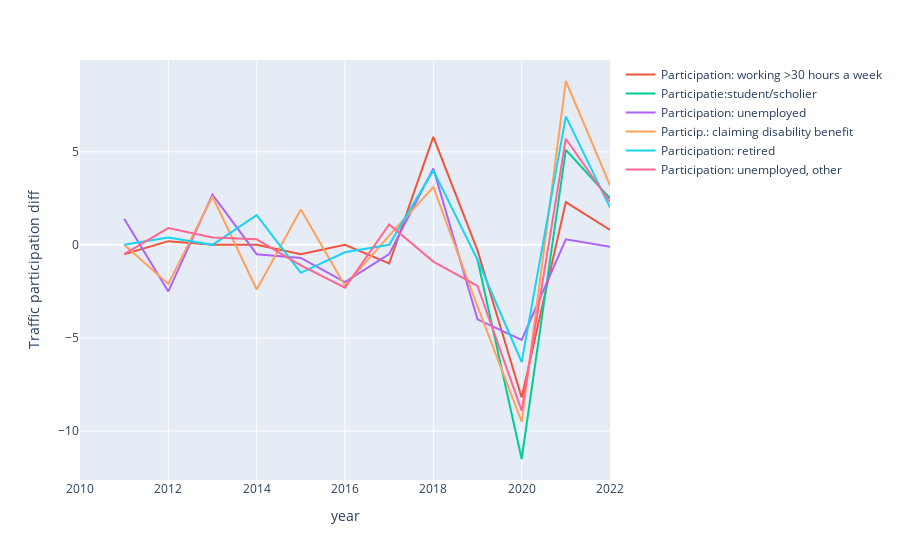

Notebook code for this chart:
### Code cell
dict_draw(d, particip, 'Traffic participation diff')

### Figure 1 — Plotly figure (JSON) as saved in the notebook; plotly's stock layout.template omitted (floating-point values rounded to 4 significant figures)
{"data": [{"hovertemplate": "<extra></extra>", "legendgroup": "", "line": {"color": "#636efa", "dash": "solid"}, "marker": {"symbol": "circle"}, "mode": "lines", "name": "", "orientation": "v", "showlegend": false, "type": "scatter", "xaxis": "x", "yaxis": "y"}, {"mode": "lines", "name": "Participation: working >30 hours a week", "type": "scatter", "x": [2010, 2011, 2012, 2013, 2014, 2015, 2016, 2017, 2018, 2019, 2020, 2021, 2022], "y": [null, -0.5, 0.2, 0, 0, -0.5, 0, -1, 5.8, -0.3, -8.2, 2.3, 0.8]}, {"mode": "lines", "name": "Participatie:student/scholier", "type": "scatter", "x": [2018, 2019, 2020, 2021, 2022], "y": [null, -0.8, -11.5, 5.1, 2.5]}, {"mode": "lines", "name": "Participation: unemployed", "type": "scatter", "x": [2010, 2011, 2012, 2013, 2014, 2015, 2016, 2017, 2018, 2019, 2020, 2021, 2022], "y": [null, 1.4, -2.5, 2.7, -0.5, -0.7, -2, -0.5, 4.1, -4, -5.1, 0.3, -0.1]}, {"mode": "lines", "name": "Particip.: claiming disability benefit", "type": "scatter", "x": [2010, 2011, 2012, 2013, 2014, 2015, 2016, 2017, 2018, 2019, 2020, 2021, 2022], "y": [null, 0, -2.1, 2.6, -2.4, 1.9, -2.2, 0.5, 3.1, -3.3, -9.5, 8.8, 3.2]}, {"mode": "lines", "name": "Participation: retired", "type": "scatter", "x": [2010, 2011, 2012, 2013, 2014, 2015, 2016, 2017, 2018, 2019, 2020, 2021, 2022], "y": [null, 0, 0.4, 0, 1.6, -1.5, -0.4, 0, 4, -0.8, -6.3, 6.9, 2]}, {"mode": "lines", "name": "Participation: unemployed, other", "type": "scatter", "x": [2010, 2011, 2012, 2013, 2014, 2015, 2016, 2017, 2018, 2019, 2020, 2021, 2022], "y": [null, -0.5, 0.9, 0.4, 0.3, -1.1, -2.3, 1.1, -0.9, -2.2, -8.9, 5.7, 2.3]}], "layout": {"legend": {"tracegroupgap": 0}, "margin": {"t": 60}, "xaxis": {"anchor": "y", "domain": [0, 1], "title": {"text": "year"}}, "yaxis": {"anchor": "x", "domain": [0, 1], "title": {"text": "Traffic participation diff"}}}}
